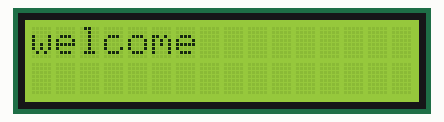
A sketch run on a simulated Arduino Uno, built with avr-gcc and run on an emulated ATmega328P. Shown: 16×2 character LCD.

Above: at 0.1 s.
At 1.1 s:
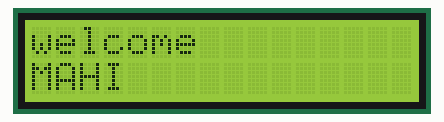

The sketch:

Welcome_MAHI_LCD.ino
```cpp
#include <LiquidCrystal.h>
LiquidCrystal lcd(12, 11, 5, 4, 3, 2);
void setup() {
  lcd.begin(16, 2);
  lcd.clear();

  lcd.setCursor(0, 0);
  lcd.print("welcome");
  delay(1000);
  lcd.setCursor(0, 1);
  lcd.print("MAHI");
}


void loop()
{

}
```
